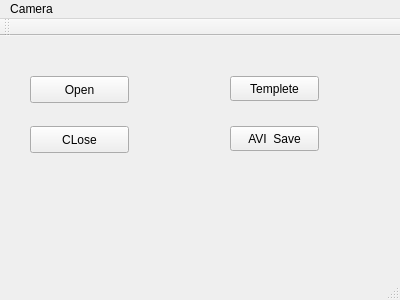
<?xml version="1.0" encoding="UTF-8"?>
<ui version="4.0">
 <class>MainWindow</class>
 <widget class="QMainWindow" name="MainWindow">
  <property name="enabled">
   <bool>true</bool>
  </property>
  <property name="geometry">
   <rect>
    <x>0</x>
    <y>0</y>
    <width>400</width>
    <height>300</height>
   </rect>
  </property>
  <property name="windowTitle">
   <string>MainWindow</string>
  </property>
  <property name="animated">
   <bool>true</bool>
  </property>
  <widget class="QWidget" name="centralWidget">
   <widget class="QPushButton" name="OpenButton">
    <property name="geometry">
     <rect>
      <x>30</x>
      <y>40</y>
      <width>99</width>
      <height>27</height>
     </rect>
    </property>
    <property name="text">
     <string>Open</string>
    </property>
   </widget>
   <widget class="QPushButton" name="CLoseButton">
    <property name="geometry">
     <rect>
      <x>30</x>
      <y>90</y>
      <width>99</width>
      <height>27</height>
     </rect>
    </property>
    <property name="text">
     <string>CLose</string>
    </property>
   </widget>
   <widget class="QPushButton" name="AviSaveButton">
    <property name="geometry">
     <rect>
      <x>230</x>
      <y>90</y>
      <width>89</width>
      <height>25</height>
     </rect>
    </property>
    <property name="text">
     <string>AVI  Save</string>
    </property>
   </widget>
   <widget class="QPushButton" name="TempleteButton">
    <property name="geometry">
     <rect>
      <x>230</x>
      <y>40</y>
      <width>89</width>
      <height>25</height>
     </rect>
    </property>
    <property name="text">
     <string>Templete</string>
    </property>
   </widget>
  </widget>
  <widget class="QMenuBar" name="menuBar">
   <property name="geometry">
    <rect>
     <x>0</x>
     <y>0</y>
     <width>400</width>
     <height>28</height>
    </rect>
   </property>
   <widget class="QMenu" name="menuCamera">
    <property name="title">
     <string>Camera</string>
    </property>
   </widget>
   <addaction name="menuCamera"/>
  </widget>
  <widget class="QToolBar" name="mainToolBar">
   <attribute name="toolBarArea">
    <enum>TopToolBarArea</enum>
   </attribute>
   <attribute name="toolBarBreak">
    <bool>false</bool>
   </attribute>
  </widget>
  <widget class="QStatusBar" name="statusBar"/>
 </widget>
 <layoutdefault spacing="6" margin="11"/>
 <resources/>
 <connections/>
</ui>
